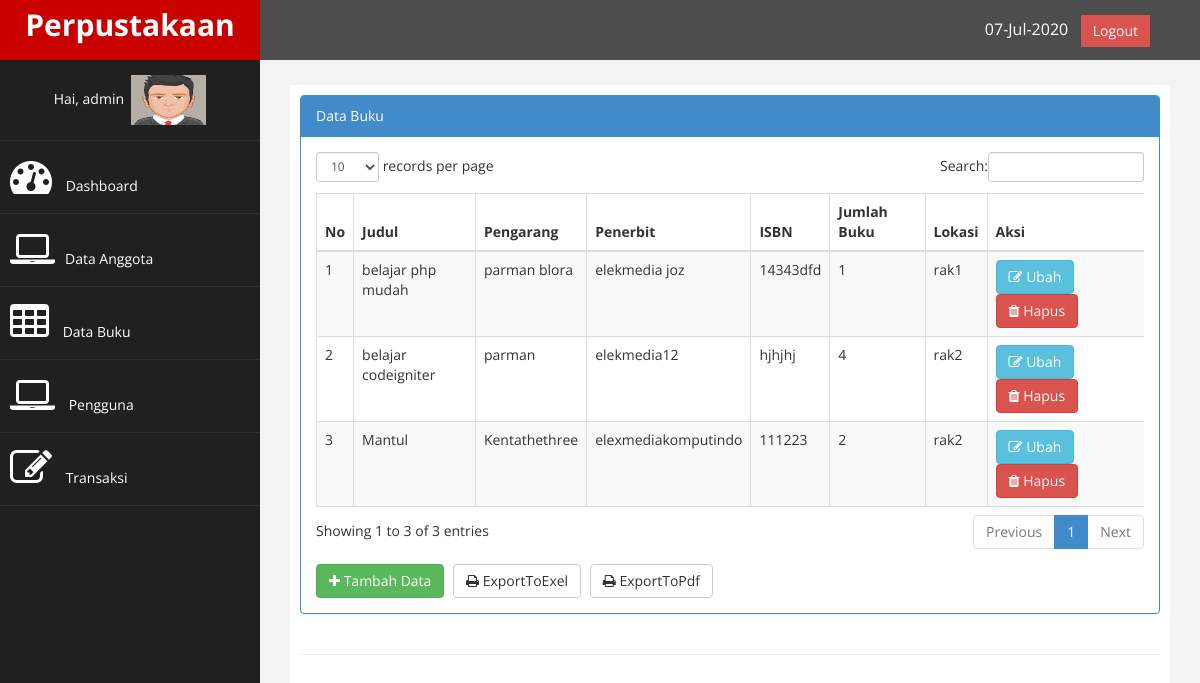
The app's page /index.php?page=buku (signed in) with its own data.
### tables this page shows
CREATE TABLE `tb_user` (
  `id` int(11) NOT NULL,
  `username` varchar(100) NOT NULL,
  `password` varchar(100) NOT NULL,
  `nama` varchar(200) NOT NULL,
  `level` varchar(30) NOT NULL,
  `foto` varchar(200) NOT NULL
);

CREATE TABLE `tb_buku` (
  `id` int(9) NOT NULL,
  `judul` varchar(200) NOT NULL,
  `pengarang` varchar(100) NOT NULL,
  `penerbit` varchar(150) NOT NULL,
  `tahun_terbit` varchar(4) NOT NULL,
  `isbn` varchar(25) NOT NULL,
  `jumlah_buku` int(3) NOT NULL,
  `lokasi` enum('rak1','rak2','rak3') NOT NULL,
  `tgl_input` date NOT NULL
);

### page/buku/buku.php (the view)
<div class="row">
                <div class="col-md-12">
                    <div class="panel panel-primary">
                        <div class="panel-heading">
                             Data Buku
                        </div>
                        <div class="panel-body">
                            <div class="table-responsive">
                                <table class="table table-striped table-bordered table-hover" id="dataTables-example">
                                    <thead>
                                        <tr>
                                            <th>No</th>
                                            <th>Judul</th>
                                            <th>Pengarang</th>
                                            <th>Penerbit</th>
                                            <th>ISBN</th>
                                            <th>Jumlah Buku</th>
                                            <th>Lokasi</th>
                                            <th>Aksi</th>
                                        </tr>
                                    </thead>
                                    <tbody>
                                        <?php
                                            $no = 1;
                                            $sql = $koneksi->query("select * from tb_buku");
                                            while ($data= $sql->fetch_assoc()) {
                                        ?>
                                        <tr>
                                            <td><?php echo $no++; ?></td>
                                            <td><?php echo $data['judul'];?></td>
                                            <td><?php echo $data['pengarang'];?></td>
                                            <td><?php echo $data['penerbit'];?></td>
                                            <td><?php echo $data['isbn'];?></td>
                                            <td><?php echo $data['jumlah_buku'];?></td>
                                            <td><?php echo $data['lokasi'];?></td>
                                            <td>
                                                <a href="?page=buku&aksi=ubah&id=<?php echo $data['id']; ?>" class="btn btn-info" ><i class="fa fa-edit"></i> Ubah</a>
                                                <a onclick="return confirm('Anda Yakin Akan Mengahapus Data Ini ... ???')" href="?page=buku&aksi=hapus&id=<?php echo $data['id']; ?>" class="btn btn-danger" ><i class="fa fa-trash"></i> Hapus</a>
                                            </td>
                                        </tr>
                                        <?php  } ?>
                                    </tbody>
                            </table>
                                  </div>
                                  <a href="?page=buku&aksi=tambah" class="btn btn-success" style="margin-top:  8px;"><i class="fa fa-plus"></i> Tambah Data</a>
                                  <a href="./laporan/laporan_buku_exel.php" class="btn btn-default" target="blank" style="margin-top: 8px; margin-left: 5px;"><i class="fa fa-print"></i> ExportToExel</a>
                                  <a href="?page=buku&aksi=cetak" class="btn btn-default"  style="margin-top: 8px; margin-left: 5px;"><i class="fa fa-print"></i> ExportToPdf</a>
                        </div>
                     </div>
                   </div>
     </div>

### index.php (shortened to what this page needs)
<?php
    $koneksi = new mysqli("localhost","root","","db_perpustakaan");
    if($_SESSION['admin'] || $_SESSION['user']){
?>
<!DOCTYPE html>
<html xmlns="http://www.w3.org/1999/xhtml">
<head>
    <link href="assets/css/bootstrap.css" rel="stylesheet" />
    <link href="assets/css/font-awesome.css" rel="stylesheet" />
    <link href="assets/css/custom.css" rel="stylesheet" />
   <link href="assets/js/dataTables/dataTables.bootstrap.css" rel="stylesheet" />
</head>
<body>
    <div id="wrapper">
        <nav class="navbar navbar-default navbar-cls-top " role="navigation" style="margin-bottom: 0">
            <div class="navbar-header">
                <a class="navbar-brand" href="index.php">Perpustakaan</a>
            </div>
  <div style="color: white;
padding: 15px 50px 5px 50px;
float: right;
font-size: 16px;"><?php echo date('d-M-Y'); ?> &nbsp; <a href="logout.php" class="btn btn-danger square-btn-adjust">Logout</a> </div>
        </nav>
                <nav class="navbar-default navbar-side" role="navigation">
            <div class="sidebar-collapse">
                <ul class="nav" id="main-menu">
				<li class="text-center">
                    <?php
                           if($_SESSION['admin']){
                                $user_l=$_SESSION['admin'];
                           }elseif ($_SESSION['user']) {
                                $user_l=$_SESSION['user'];
                           }
                           $sql_u = $koneksi->query("select* from tb_user where id='$user_l'");
                           $data_u = $sql_u->fetch_assoc();
                        ?>
                     <a>Hai, <?php echo $data_u['username']; ?>&nbsp;&nbsp;<img src="images/<?php echo $data_u['foto']; ?>" alt="" width="75" height="50" style=""></a></li>
                    <li>
                        <a  href="index.php"><i class="fa fa-dashboard fa-3x"></i> Dashboard</a>
                    </li>
                    <li>
                        <a  href="?page=anggota"><i class="fa fa-laptop fa-3x"></i>Data Anggota</a>
                    </li>
                    <li>
                        <a  href="?page=buku"><i class="fa fa-table fa-3x"></i> Data Buku</a>
                    </li>
                    <?php if ($_SESSION['admin']) {?>
                    <li>
                        <a  href="?page=pengguna"><i class="fa fa-laptop fa-3x"></i></i> Pengguna</a>
                    </li>
                    <?php } ?>
                    <li>
                        <a  href="?page=transaksi"><i class="fa fa-edit fa-3x"></i></i> Transaksi</a>
                    </li>
                </ul>
            </div>
        </nav>
        <div id="page-wrapper" >
            <div id="page-inner">
                <div class="row">
                    <div class="col-md-12">
                     	<?php
                     		$page = $_GET['page'];
                     		$aksi = $_GET['aksi'];
                     		if ($page == "buku") {
                     			if ($aksi == "") {
                     				include "page/buku/buku.php";
                     			}elseif ($aksi== "tambah") {
                                    include "page/buku/tambah.php";
                                }elseif ($aksi== "ubah") {
                                    include "page/buku/ubah.php";
                                }elseif ($aksi== "hapus") {
                                    include "page/buku/hapus.php";
                                }elseif ($aksi== "cetak") {
                                    include "page/buku/form_laporan_buku.php";
                                }
                            }elseif ($page=="") {
                                include "home.php";
                            }
                     	?>
                    </div>
                </div>
                 <hr />
    </div>
            </div>
        </div>
</body>
</html>
<?php
    }else{
        header("location:login.php");
    }
?>

### assets/css/custom.css (style rules this page uses)
body { font-family: 'Open Sans', sans-serif; }
#wrapper { width: 100%; background:#202020; }
#page-wrapper { padding: 15px 15px; min-height: 600px; background:#F3F3F3; }
#page-inner { width:100%; margin:10px 20px 10px 0px; background-color:#fff!important; padding:10px; min-height:1200px; }
.text-center { text-align:center; }
.square-btn-adjust { border: 0px solid transparent; -webkit-border-radius: 0px; -moz-border-radius: 0px; border-radius: 0px; }
.navbar-cls-top .navbar-brand { color: #fff; background: #C90000; width: 260px; text-align: center; height: 60px; font-size: 30px; font-weight: 700; }
.sidebar-collapse , .sidebar-collapse .nav { background:none; }
.sidebar-collapse .nav { padding:0; }
.sidebar-collapse .nav > li > a { color:#fff; background:#202020; text-shadow:none; }
.sidebar-collapse > .nav > li > a { padding:15px 10px; }
.sidebar-collapse > .nav > li { border-bottom: 1px solid rgba(107, 108, 109, 0.19); }
.navbar-side { border:none; background-color: #202020; }
.navbar-cls-top { background:#4D4D4D; border-bottom:none; }
.navbar-default { border:0px solid black; }
.navbar-header { background: #A70303; }
.nav > li > a > i { margin-right:10px; }
@media (min-width:768px) { #page-wrapper { margin: 0 0 0 260px; padding: 15px 30px; min-height: 1200px; } }
@media (min-width:768px) { .navbar-side { z-index: 1; position: absolute; width: 260px; } }
@media (min-width:768px) { .navbar { border-radius: 0px; } }

### records on screen
tb_user: username "admin", foto (picture)
tb_buku: judul "belajar php mudah", pengarang "parman blora", penerbit "elekmedia joz", isbn "14343dfd", jumlah_buku "1", lokasi "rak1"
tb_buku: judul "belajar codeigniter", pengarang "parman", penerbit "elekmedia12", isbn "hjhjhj", jumlah_buku "4", lokasi "rak2"
tb_buku: judul "Mantul", pengarang "Kentathethree", penerbit "elexmediakomputindo", isbn "111223", jumlah_buku "2", lokasi "rak2"
